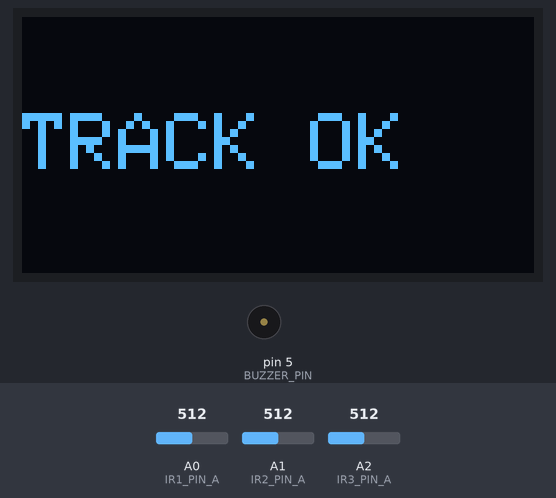
This sketch was run on a simulated Arduino Nano, built with avr-gcc and run on an emulated ATmega328P. Parts: 128×64 one-colour display, buzzer (waves = sounding, pin HIGH). The test bench sets the inputs (shaded band); at power-on: A0 (IR1_PIN_A) = 512, A1 (IR2_PIN_A) = 512, A2 (IR3_PIN_A) = 512. What the sketch prints to the serial monitor is not drawn.

Above: at 2.2 s.
2.3 s: A0 (IR1_PIN_A) set to 589
3.8 s: A0 (IR1_PIN_A) set to 609
At 4.4 s:
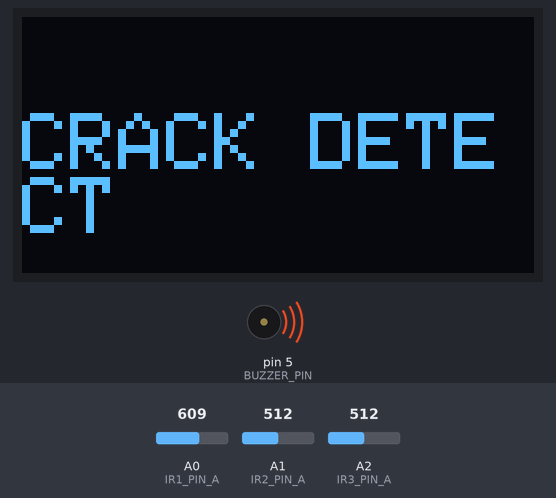
5.3 s: A1 (IR2_PIN_A) set to 601
6.8 s: A1 (IR2_PIN_A) set to 625
At 7.9 s:
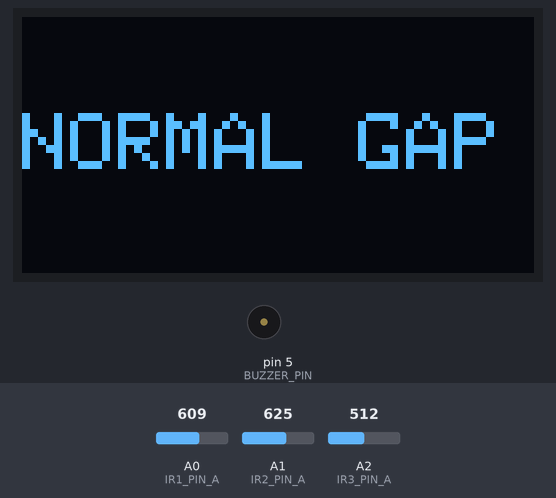
8.3 s: A2 (IR3_PIN_A) set to 577
9.8 s: A2 (IR3_PIN_A) set to 606
At 10.3 s:
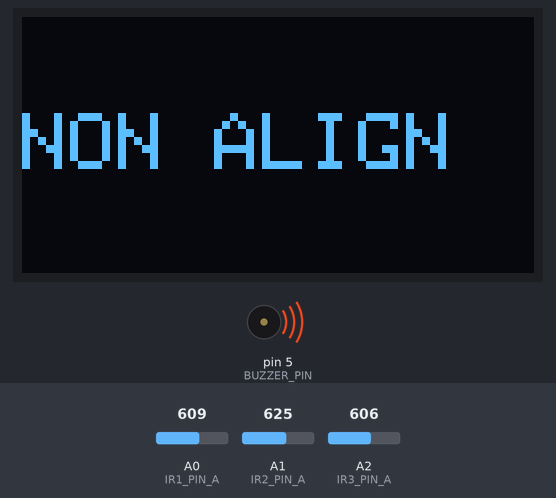
Timing chart, 0 to 12.3 s (numbered marks = the images above; inputs shaded):
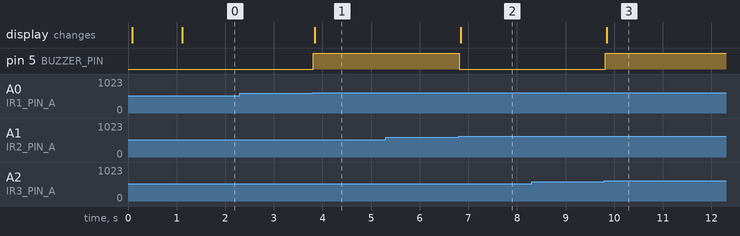

Measured:
- the behaviour switches between 599 and 600 on A0 (IR1_PIN_A) (found by bisection; images 0 and 1)
- the behaviour switches between 609 and 610 on A1 (IR2_PIN_A) (found by bisection; images 1 and 2)
- the behaviour switches between 589 and 590 on A2 (IR3_PIN_A) (found by bisection; images 2 and 3)
- after the input at 2.3 s, every drawn part: stays the same
- after the input at 3.8 s, pin 5 (BUZZER_PIN): LOW → HIGH at once; the display: changes at once (image 1)
- after the input at 5.3 s, every drawn part: stays the same
- after the input at 6.8 s, pin 5 (BUZZER_PIN): HIGH → LOW at once; the display: changes at once (image 2)
- after the input at 8.3 s, every drawn part: stays the same
- after the input at 9.8 s, pin 5 (BUZZER_PIN): LOW → HIGH at once; the display: changes at once (image 3)

The sketch:

Final_code_crack_detection.ino
```cpp
/*  THREE‑SENSOR IR + BUZZER + OLED DISPLAY
 *  ───────────────────────────────────────
 *  • Buzz only when object ≤ 4 cm — using the four‑case truth‑table below
 *  • Show a plain‑language status message on a 128×64 I²C OLED
 *
 *  ─── WIRING ───
 *  IR1 AO → A0         (pin 23 on Nano)
 *  IR2 AO → A1         (pin 24)
 *  IR3 AO → A2         (pin 25)
 *  All IR VCC → 5 V,  GND → GND
 *
 *  OLED VCC  → 5 V (OK for most breakout boards¹)
 *  OLED GND  → GND
 *  OLED SCL  → A5  (Arduino Nano I²C clock)
 *  OLED SDA  → A4  (Arduino Nano I²C data)
 *
 *  Active buzzer + → D5  (pin 11)
 *  Active buzzer − → GND
 *
 *  ¹ If your module is 3.3 V only you must use a 3.3 V rail or level shifter.
 *  -----------------------------------------------------------
 *  One‑time calibration (unchanged):
 *   – Upload, open Serial Plotter, hold target at 4 cm,
 *     write down the plateau reading for each sensor,
 *     then set THRESH_1/2/3 = plateau − 25 and re‑upload.
 *  -----------------------------------------------------------
 */

#include <Wire.h>
#include <Adafruit_GFX.h>
#include <Adafruit_SSD1306.h>

const uint8_t IR1_PIN_A = A0;
const uint8_t IR2_PIN_A = A1;
const uint8_t IR3_PIN_A = A2;
const uint8_t BUZZER_PIN = 5;          // active buzzer (+)

// ─── Per‑sensor 4 cm thresholds (0…1023) ───
uint16_t THRESH_1 = 600;   // ← replace with your values
uint16_t THRESH_2 = 610;
uint16_t THRESH_3 = 590;
// ───────────────────────────────────────────

// ─── OLED setup ───
#define SCREEN_WIDTH  128
#define SCREEN_HEIGHT  64
#define OLED_ADDR      0x3C   // 0x3C is the most common; use 0x3D if needed
Adafruit_SSD1306 display(SCREEN_WIDTH, SCREEN_HEIGHT, &Wire, -1);
// ──────────────────

String lastMsg = "";        // remember what’s on‑screen to avoid flicker

void showMessage(const String &msg)
{
  if (msg == lastMsg) return;      // nothing new → skip OLED update
  lastMsg = msg;

  display.clearDisplay();
  display.setCursor(0, 24);        // roughly centre‑vertically
  display.setTextSize(2);          // 2× font → ~16 px tall
  display.setTextColor(SSD1306_WHITE);
  display.println(msg);
  display.display();
}

void setup()
{
  pinMode(BUZZER_PIN, OUTPUT);
  digitalWrite(BUZZER_PIN, LOW);

  Serial.begin(9600);              // only needed for calibration

  // OLED initialisation
  if (!display.begin(SSD1306_SWITCHCAPVCC, OLED_ADDR))
  {
    // If we get here, something is wrong—stop execution
    while (true);   // hang forever
  }
  display.clearDisplay();
  display.display();
  showMessage("STARTING…");
  delay(1000);
}

void loop()
{
  const uint16_t val1 = analogRead(IR1_PIN_A);
  const uint16_t val2 = analogRead(IR2_PIN_A);
  const uint16_t val3 = analogRead(IR3_PIN_A);

  // During calibration: stream values to Serial Plotter
  // (comment these three lines out once thresholds are fixed)
  Serial.print(val1); Serial.print('\t');
  Serial.print(val2); Serial.print('\t');
  Serial.println(val3);

  const bool obj1 = (val1 < THRESH_1);   // true → object ≤ 4 cm
  const bool obj2 = (val2 < THRESH_2);
  const bool obj3 = (val3 < THRESH_3);

  /*  FOUR OPERATING CASES
   *   case | IR1 | IR2 | IR3 | Buzzer |   OLED message
   *  ──────┼─────┼─────┼─────┼────────┼──────────────────────────
   *     1  | obj | obj | obj |  OFF   |   TRACK OK
   *     2  | gap | obj | obj |  ON    |   CRACK DETECTED
   *     3  | gap | gap | obj |  OFF   |   NORMAL GAP
   *     4  | gap | gap | gap |  ON    |   NON‑ALIGNMENT
   */

  bool buzzerOn = (!obj1 &&  obj2 &&  obj3) ||   // case 2
                  (!obj1 && !obj2 && !obj3);     // case 4
  digitalWrite(BUZZER_PIN, buzzerOn ? HIGH : LOW);

  if ( obj1 &&  obj2 &&  obj3)            showMessage("TRACK OK");
  else if (!obj1 &&  obj2 &&  obj3)       showMessage("CRACK DETECT");
  else if (!obj1 && !obj2 &&  obj3)       showMessage("NORMAL GAP");
  else if (!obj1 && !obj2 && !obj3)       showMessage("NON ALIGN");
  else                                    showMessage("---");

  delay(10);   // 1 kHz loop
}
```
